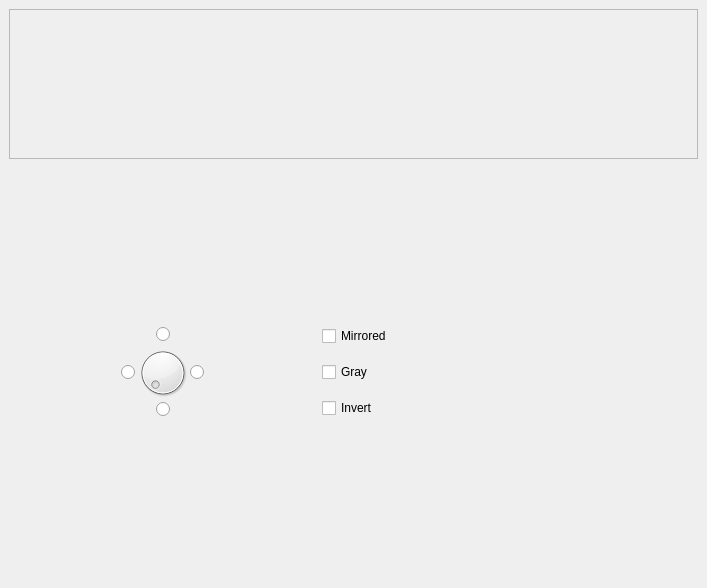
<?xml version="1.0" encoding="UTF-8"?>
<ui version="4.0">
 <class>surface</class>
 <widget class="QMainWindow" name="surface">
  <property name="geometry">
   <rect>
    <x>0</x>
    <y>0</y>
    <width>707</width>
    <height>588</height>
   </rect>
  </property>
  <property name="windowTitle">
   <string>MainWindow</string>
  </property>
  <widget class="QWidget" name="centralwidget">
   <layout class="QHBoxLayout" name="horizontalLayout">
    <item>
     <layout class="QVBoxLayout" name="verticalLayout_11">
      <item>
       <widget class="QScrollArea" name="scrollArea">
        <property name="frameShape">
         <enum>QFrame::StyledPanel</enum>
        </property>
        <property name="widgetResizable">
         <bool>true</bool>
        </property>
        <widget class="QWidget" name="scrollAreaWidgetContents">
         <property name="geometry">
          <rect>
           <x>0</x>
           <y>0</y>
           <width>685</width>
           <height>140</height>
          </rect>
         </property>
         <layout class="QVBoxLayout" name="verticalLayout_2">
          <item>
           <layout class="QVBoxLayout" name="cameraVerticalLayout"/>
          </item>
         </layout>
        </widget>
       </widget>
      </item>
      <item>
       <spacer name="verticalSpacer_2">
        <property name="orientation">
         <enum>Qt::Vertical</enum>
        </property>
        <property name="sizeHint" stdset="0">
         <size>
          <width>20</width>
          <height>40</height>
         </size>
        </property>
       </spacer>
      </item>
      <item>
       <layout class="QHBoxLayout" name="horizontalLayout_11" stretch="0,0,0">
        <property name="sizeConstraint">
         <enum>QLayout::SetDefaultConstraint</enum>
        </property>
        <item>
         <layout class="QVBoxLayout" name="verticalLayout_8">
          <item>
           <widget class="QFrame" name="dialFrame">
            <property name="sizePolicy">
             <sizepolicy hsizetype="Preferred" vsizetype="Preferred">
              <horstretch>0</horstretch>
              <verstretch>0</verstretch>
             </sizepolicy>
            </property>
            <property name="frameShape">
             <enum>QFrame::NoFrame</enum>
            </property>
            <property name="frameShadow">
             <enum>QFrame::Raised</enum>
            </property>
            <layout class="QVBoxLayout" name="verticalLayout_10">
             <item>
              <layout class="QVBoxLayout" name="layout_2" stretch="0,0,0">
               <property name="spacing">
                <number>0</number>
               </property>
               <property name="topMargin">
                <number>0</number>
               </property>
               <item>
                <layout class="QHBoxLayout" name="horizontalLayout_12">
                 <property name="spacing">
                  <number>0</number>
                 </property>
                 <property name="topMargin">
                  <number>0</number>
                 </property>
                 <item>
                  <spacer name="horizontalSpacer_6">
                   <property name="orientation">
                    <enum>Qt::Horizontal</enum>
                   </property>
                   <property name="sizeHint" stdset="0">
                    <size>
                     <width>40</width>
                     <height>20</height>
                    </size>
                   </property>
                  </spacer>
                 </item>
                 <item>
                  <widget class="QRadioButton" name="radioButtonTopMiddle">
                   <property name="text">
                    <string notr="true"/>
                   </property>
                  </widget>
                 </item>
                 <item>
                  <spacer name="horizontalSpacer_7">
                   <property name="orientation">
                    <enum>Qt::Horizontal</enum>
                   </property>
                   <property name="sizeHint" stdset="0">
                    <size>
                     <width>40</width>
                     <height>20</height>
                    </size>
                   </property>
                  </spacer>
                 </item>
                </layout>
               </item>
               <item>
                <layout class="QHBoxLayout" name="horizontalLayout_13">
                 <property name="spacing">
                  <number>0</number>
                 </property>
                 <item>
                  <spacer name="horizontalSpacer_8">
                   <property name="orientation">
                    <enum>Qt::Horizontal</enum>
                   </property>
                   <property name="sizeHint" stdset="0">
                    <size>
                     <width>40</width>
                     <height>20</height>
                    </size>
                   </property>
                  </spacer>
                 </item>
                 <item>
                  <widget class="QRadioButton" name="radioButtonLeftMiddle">
                   <property name="text">
                    <string notr="true"/>
                   </property>
                  </widget>
                 </item>
                 <item>
                  <widget class="QDial" name="rotateDial">
                   <property name="sizePolicy">
                    <sizepolicy hsizetype="Preferred" vsizetype="Preferred">
                     <horstretch>0</horstretch>
                     <verstretch>0</verstretch>
                    </sizepolicy>
                   </property>
                   <property name="minimumSize">
                    <size>
                     <width>55</width>
                     <height>55</height>
                    </size>
                   </property>
                   <property name="maximumSize">
                    <size>
                     <width>55</width>
                     <height>55</height>
                    </size>
                   </property>
                   <property name="orientation">
                    <enum>Qt::Horizontal</enum>
                   </property>
                  </widget>
                 </item>
                 <item>
                  <widget class="QRadioButton" name="radioButtonRightMiddle">
                   <property name="text">
                    <string notr="true"/>
                   </property>
                  </widget>
                 </item>
                 <item>
                  <spacer name="horizontalSpacer_10">
                   <property name="orientation">
                    <enum>Qt::Horizontal</enum>
                   </property>
                   <property name="sizeHint" stdset="0">
                    <size>
                     <width>40</width>
                     <height>20</height>
                    </size>
                   </property>
                  </spacer>
                 </item>
                </layout>
               </item>
               <item>
                <layout class="QHBoxLayout" name="horizontalLayout_14">
                 <property name="spacing">
                  <number>0</number>
                 </property>
                 <item>
                  <spacer name="horizontalSpacer_11">
                   <property name="orientation">
                    <enum>Qt::Horizontal</enum>
                   </property>
                   <property name="sizeHint" stdset="0">
                    <size>
                     <width>40</width>
                     <height>20</height>
                    </size>
                   </property>
                  </spacer>
                 </item>
                 <item>
                  <widget class="QRadioButton" name="radioButtonBottomMiddle">
                   <property name="text">
                    <string notr="true"/>
                   </property>
                  </widget>
                 </item>
                 <item>
                  <spacer name="horizontalSpacer_12">
                   <property name="orientation">
                    <enum>Qt::Horizontal</enum>
                   </property>
                   <property name="sizeHint" stdset="0">
                    <size>
                     <width>40</width>
                     <height>20</height>
                    </size>
                   </property>
                  </spacer>
                 </item>
                </layout>
               </item>
              </layout>
             </item>
            </layout>
           </widget>
          </item>
         </layout>
        </item>
        <item>
         <layout class="QVBoxLayout" name="verticalLayout_17">
          <item>
           <widget class="QCheckBox" name="mirrorCheckBox">
            <property name="text">
             <string>Mirrored</string>
            </property>
           </widget>
          </item>
          <item>
           <widget class="QCheckBox" name="grayCheckBox">
            <property name="text">
             <string>Gray</string>
            </property>
           </widget>
          </item>
          <item>
           <widget class="QCheckBox" name="invertCheckBox">
            <property name="text">
             <string>Invert</string>
            </property>
           </widget>
          </item>
         </layout>
        </item>
        <item>
         <spacer name="horizontalSpacer_13">
          <property name="orientation">
           <enum>Qt::Horizontal</enum>
          </property>
          <property name="sizeHint" stdset="0">
           <size>
            <width>40</width>
            <height>20</height>
           </size>
          </property>
         </spacer>
        </item>
       </layout>
      </item>
      <item>
       <spacer name="verticalSpacer_3">
        <property name="orientation">
         <enum>Qt::Vertical</enum>
        </property>
        <property name="sizeHint" stdset="0">
         <size>
          <width>20</width>
          <height>40</height>
         </size>
        </property>
       </spacer>
      </item>
     </layout>
    </item>
   </layout>
  </widget>
 </widget>
 <resources/>
 <connections/>
</ui>
